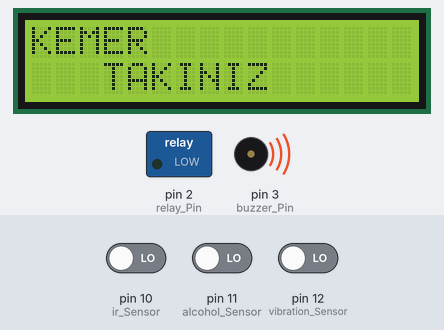
Recording of a sketch running on a simulated Arduino Uno, built with avr-gcc and run on an emulated ATmega328P. Shown: 16×2 character LCD, switched loads named in the sketch (green lamp = pin HIGH), buzzer (waves = sounding, pin HIGH). The inputs (shaded band) are chosen by the test bench; at power-on: pin 10 (ir_Sensor) LOW, pin 11 (alcohol_Sensor) LOW, pin 12 (vibration_Sensor) LOW.

Above: at 1.2 s.
1.3 s: pin 10 (ir_Sensor) driven HIGH
At 2.94 s:
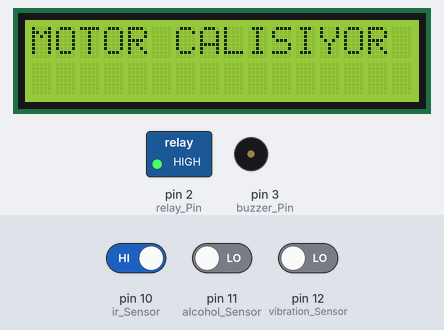
At 3.5 s:
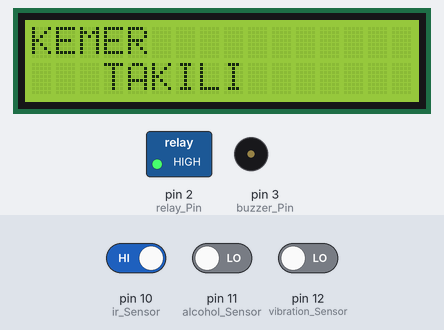
4.3 s: pin 11 (alcohol_Sensor) driven HIGH
At 6.72 s:
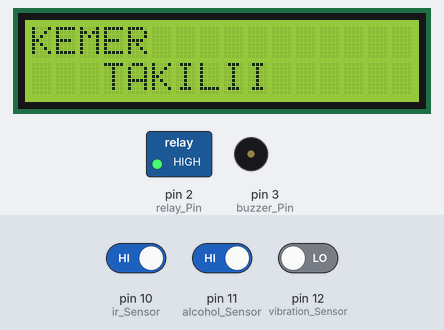
Timing chart, 0 to 8.2 s (numbered marks = the images above; inputs shaded):
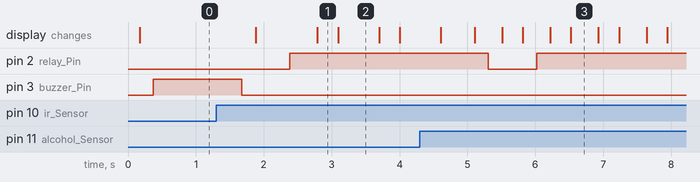

Measured:
- after the input at 1.3 s, pin 2 (relay_Pin): LOW → HIGH after 1.1 s; pin 3 (buzzer_Pin): HIGH → LOW after 0.38 s; the display: first changes after 0.58 s (image 1 shows a later state)
- after the input at 4.3 s, pin 2 (relay_Pin): HIGH → LOW after 1.0 s, → HIGH 0.71 s later
- what the display in image 2 shows lasts 0.6 s, from 3.1 s to 3.7 s
- what the display in image 3 shows lasts 0.4 s, from 6.5 s to 6.9 s

The sketch:

araba_kaza_algilama_kod.ino
```cpp
#include <LiquidCrystal.h>

LiquidCrystal lcd(4, 5, 6, 7, 8, 9);

const int relay_Pin = 2;
const int buzzer_Pin = 3;
const int ir_Sensor = 10;
const int alcohol_Sensor = 11;
const int vibration_Sensor = 12;


bool ir_status = LOW;
bool alcohol_Status = LOW;
bool vibration_Status = LOW;

void setup() {
  pinMode(relay_Pin, OUTPUT);
  pinMode(buzzer_Pin, OUTPUT);
  pinMode(ir_Sensor, INPUT);
  pinMode(alcohol_Sensor, INPUT);
  pinMode(vibration_Sensor, INPUT);
  Serial.begin(9600);
  lcd.begin(16, 2);
  lcd.print("KAZA ALGILAMA");
  lcd.setCursor(3,2);
  lcd.print("SISTEMI");

}
void loop() {
  ir_status = digitalRead(ir_Sensor);
  delay(100);
  if(ir_status == HIGH)
  {
    digitalWrite(buzzer_Pin, LOW);
    delay(200);
    lcd.clear();
    lcd.print("KEMER");
    lcd.setCursor(3,2);
    lcd.print("TAKILI");
    delay(200);

    while(1)
    {
      alcohol_Status = digitalRead(alcohol_Sensor);
      delay(100);
      if(alcohol_Status == HIGH)
      {
       digitalWrite(buzzer_Pin, LOW);
       delay(200);
       lcd.clear();
       lcd.print("ALKOL");
       lcd.setCursor(3,2);
       lcd.print("ALGILANDI");
       delay(200);
       digitalWrite(relay_Pin, LOW);
       delay(200);
       while(1)
       {
        lcd.clear();
        lcd.print("MOTOR DURDU");
        delay(200);
        while(1)
        {
          vibration_Status = digitalRead(vibration_Sensor);
          delay(100);
          if(vibration_Status == HIGH)
          {
           lcd.clear();
           lcd.print("KAZA ALGILANDI");
           digitalWrite(relay_Pin,LOW);
           delay(200);
           lcd.clear();
           lcd.print("MOTOR DURDU");
           delay(200);


          }
          else
          {
           digitalWrite(buzzer_Pin, LOW);
           lcd.clear();
           lcd.print("KEMER");
           lcd.setCursor(3,2);
           lcd.print("TAKILII");
           delay(200);
           digitalWrite(relay_Pin, HIGH);
           delay(200);
           lcd.clear();
           lcd.print("MOTOR CALISIYOR");
           delay(200);
          }
        }
       }
      }
      else
      {
        lcd.clear();
        lcd.print("KEMER ");
        lcd.setCursor(3,2);
        lcd.print("TAKILI");
        delay(200);
        digitalWrite(relay_Pin, HIGH);
        delay(200);
        digitalWrite(buzzer_Pin, LOW);
        delay(200);
        lcd.clear();
         lcd.print("MOTOR CALISIYOR");
         delay(200);
      }
    }
  }
  else
  {
    lcd.clear();
    lcd.print("KEMER ");
    lcd.setCursor(3,2);
    lcd.print("TAKINIZ");
    digitalWrite(relay_Pin, LOW);
    delay(200);
    digitalWrite(buzzer_Pin, HIGH);
    delay(200);
  }
}
```
